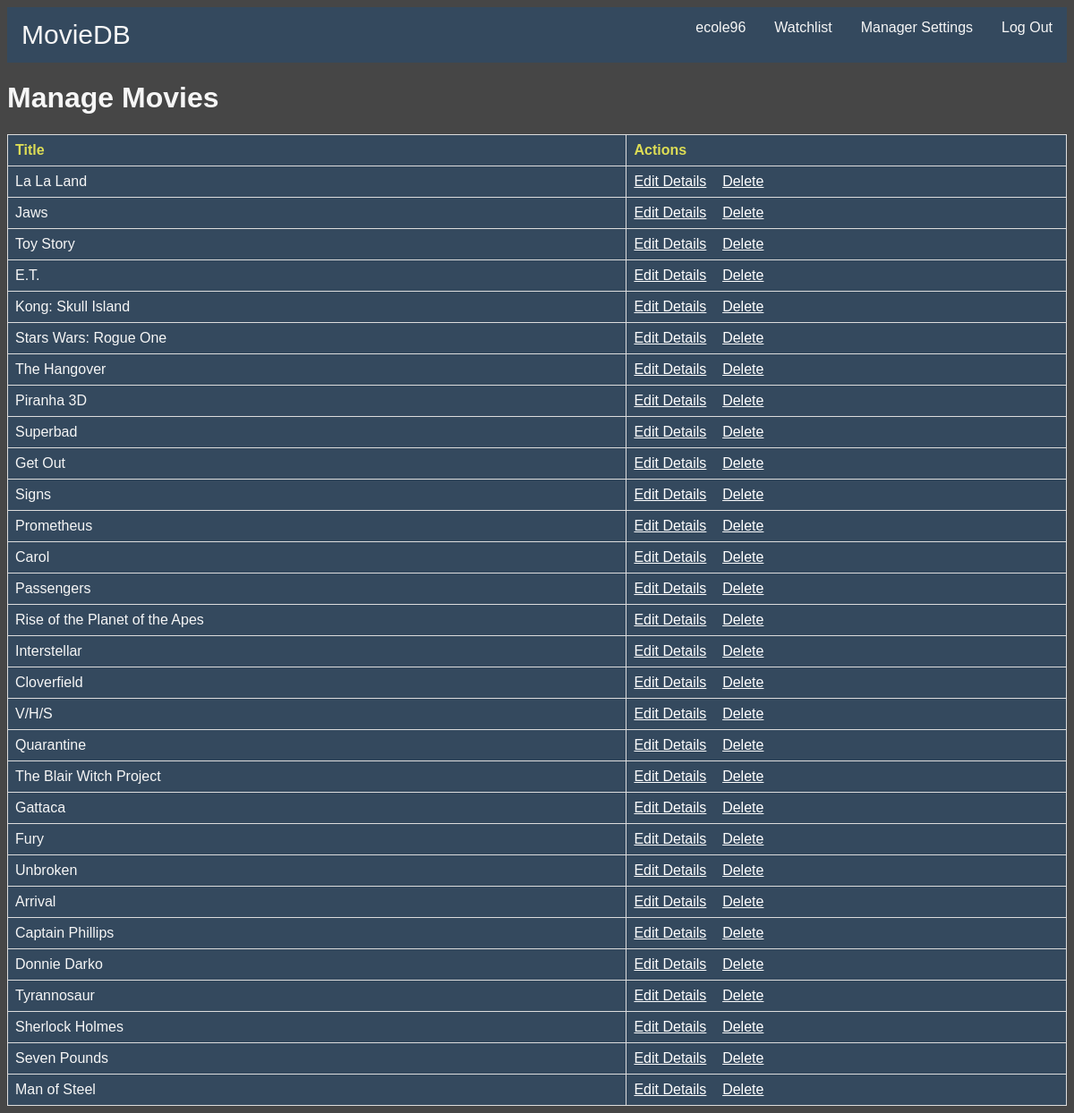
/source/manage-movies.php (signed in), run on the app's committed database.
### tables this page shows
CREATE TABLE `movie` (
  `title` varchar(255) NOT NULL,
  `summary` text,
  `lang` varchar(255) DEFAULT NULL,
  `duration` int(11) DEFAULT NULL,
  `release_date` date DEFAULT NULL,
  `movieid` int(11) NOT NULL,
  `trailer` text,
  `poster` text
);

### source/manage-movies.php (the view, shortened to what this page needs)
<html>
	<head>
		<link rel='stylesheet' type='text/css' href='style.css'>
	</head>
	<body>
		<?php
			include('universalFunctions.php');
			function movieList($db_connection)
			{
				$result = mysqli_query($db_connection, "SELECT * FROM movie");
				echo "<table>
						<tr>
							<th>Title</th>
							<th>Actions</th>
						</tr>";
				while($row = mysqli_fetch_assoc($result))
				{
					$query_string = "movieid={$row['movieid']}";
					echo "<tr>
							<td>{$row['title']}</td>
							<td><a href='edit_movie.php?$query_string'>Edit Details</a>&nbsp&nbsp&nbsp&nbsp<a href='delete_movie.php?$query_string'>Delete</a></td>
						</tr>";
				}
				echo "</table>";
			}
			$db_connection = connectToDatabase();
			if($db_connection)
			{
				if(isManager())
				{
					echo "<h1>Manage Movies</h1>";
					movieList($db_connection);
				}
					else
					{
						echo "There must be a movieid given.";
					}
			}
		?>
	</body>
</html>

### source/style.css (style rules this page uses)
body { background-color:#464646; font-family:arial; color:#f6f6f6; }
a { color:white; }

### source/manage-movies.php (style rules this page uses)
table { font-family: arial, sans-serif; border-collapse: collapse; width: 100%; background-color: #34495E; }
th { color: #dd5 }
td, th { border: 1px solid #dddddd; text-align: left; padding: 8px; }

### data on the page
movie: title "La La Land"
movie: title "Jaws"
movie: title "Toy Story"
movie: title "E.T."
movie: title "Kong: Skull Island"
movie: title "Stars Wars: Rogue One"
movie: title "The Hangover"
movie: title "Piranha 3D"
movie: title "Superbad"
movie: title "Get Out"
movie: title "Signs"
movie: title "Prometheus"
movie: title "Carol"
movie: title "Passengers"
movie: title "Rise of the Planet of the Apes"
movie: title "Interstellar"
movie: title "Cloverfield"
movie: title "V/H/S"
movie: title "Quarantine"
movie: title "The Blair Witch Project"
movie: title "Gattaca"
movie: title "Fury"
movie: title "Unbroken"
movie: title "Arrival"
movie: title "Captain Phillips"
movie: title "Donnie Darko"
movie: title "Tyrannosaur"
movie: title "Sherlock Holmes"
movie: title "Seven Pounds"
movie: title "Man of Steel"

### other printed values
$_SESSION['username'] "ecole96"
